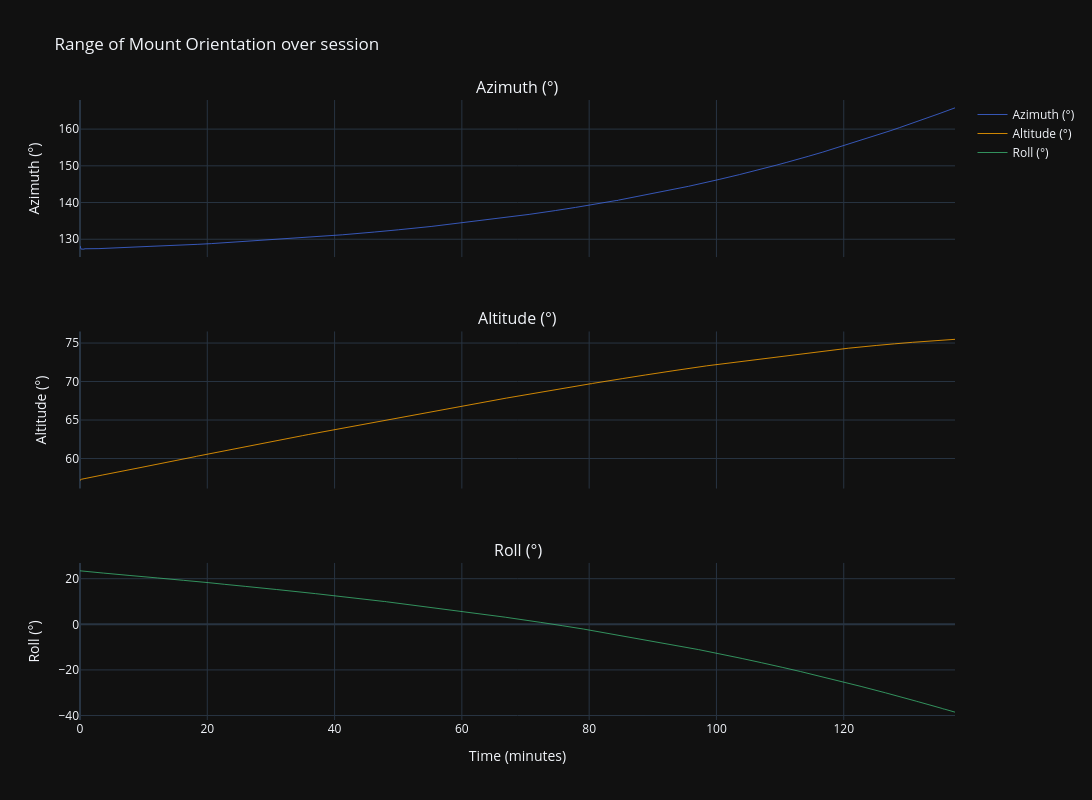

The cell this chart's notebook holds for it:
### Markdown cell above
# Mount Orientation (Az, Alt, Roll) vs Time

### Code cell
xdata = df['t_sec'] / 60
ydata = [
    #row, dataset,            name,                color
    (1,   df['az'],    'Azimuth (°)',  'royalblue'),
    (2,   df['alt'],   'Altitude (°)', 'orange'),
    (3,   df['roll'],  'Roll (°)',     'mediumseagreen'),
]
rows = len(set([row for row, y,name,color in ydata]))
fig = make_subplots(rows=rows, cols=1, shared_xaxes=True,
    subplot_titles=[name for row, y,name,color in ydata],
    vertical_spacing=0.12)

for (row, y, name, color) in ydata:
    fig.add_trace(go.Scatter(x=xdata, y=y,
        mode='lines', line=dict(color=color, width=0.8),
        name=name), row=row, col=1)
    fig.update_yaxes(title_text=name, row=row, col=1)

fig.update_xaxes(title_text='Time (minutes)', row=3, col=1)
fig.update_layout(height=800, width=1200, template="plotly_dark",
        title='Range of Mount Orientation over session')
fig.show()

### Figure 1 — Plotly figure (JSON) as saved in the notebook; plotly's stock layout.template omitted (floating-point values rounded to 4 significant figures; data arrays with more than 128 entries replaced by an {"elided": "..."} marker saying what was removed)
{"data": [{"line": {"color": "royalblue", "width": 0.8}, "mode": "lines", "name": "Azimuth (°)", "type": "scatter", "x": {"elided": "16148 float values"}, "xaxis": "x", "y": {"elided": "16148 float values"}, "yaxis": "y"}, {"line": {"color": "orange", "width": 0.8}, "mode": "lines", "name": "Altitude (°)", "type": "scatter", "x": {"elided": "16148 float values"}, "xaxis": "x2", "y": {"elided": "16148 float values"}, "yaxis": "y2"}, {"line": {"color": "mediumseagreen", "width": 0.8}, "mode": "lines", "name": "Roll (°)", "type": "scatter", "x": {"elided": "16148 float values"}, "xaxis": "x3", "y": {"elided": "16148 float values"}, "yaxis": "y3"}], "layout": {"annotations": [{"font": {"size": 16}, "showarrow": false, "text": "Azimuth (°)", "x": 0.5, "xanchor": "center", "xref": "paper", "y": 1, "yanchor": "bottom", "yref": "paper"}, {"font": {"size": 16}, "showarrow": false, "text": "Altitude (°)", "x": 0.5, "xanchor": "center", "xref": "paper", "y": 0.6267, "yanchor": "bottom", "yref": "paper"}, {"font": {"size": 16}, "showarrow": false, "text": "Roll (°)", "x": 0.5, "xanchor": "center", "xref": "paper", "y": 0.2533, "yanchor": "bottom", "yref": "paper"}], "height": 800, "title": {"text": "Range of Mount Orientation over session"}, "width": 1200, "xaxis": {"anchor": "y", "domain": [0, 1], "matches": "x3", "showticklabels": false}, "xaxis2": {"anchor": "y2", "domain": [0, 1], "matches": "x3", "showticklabels": false}, "xaxis3": {"anchor": "y3", "domain": [0, 1], "title": {"text": "Time (minutes)"}}, "yaxis": {"anchor": "x", "domain": [0.7467, 1], "title": {"text": "Azimuth (°)"}}, "yaxis2": {"anchor": "x2", "domain": [0.3733, 0.6267], "title": {"text": "Altitude (°)"}}, "yaxis3": {"anchor": "x3", "domain": [0, 0.2533], "title": {"text": "Roll (°)"}}}}
